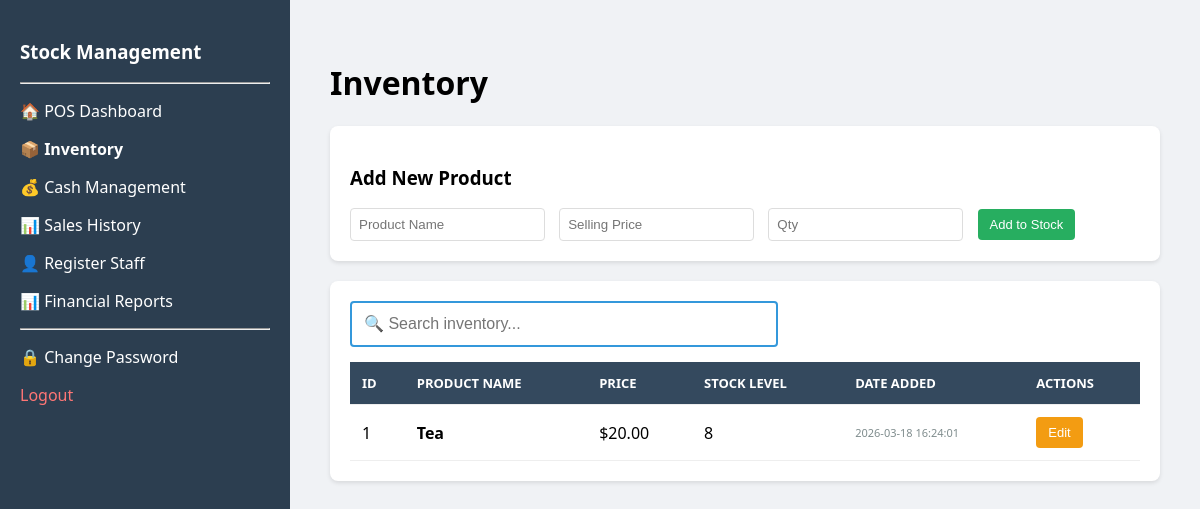
Before: /inventory (signed in) with the older database file.
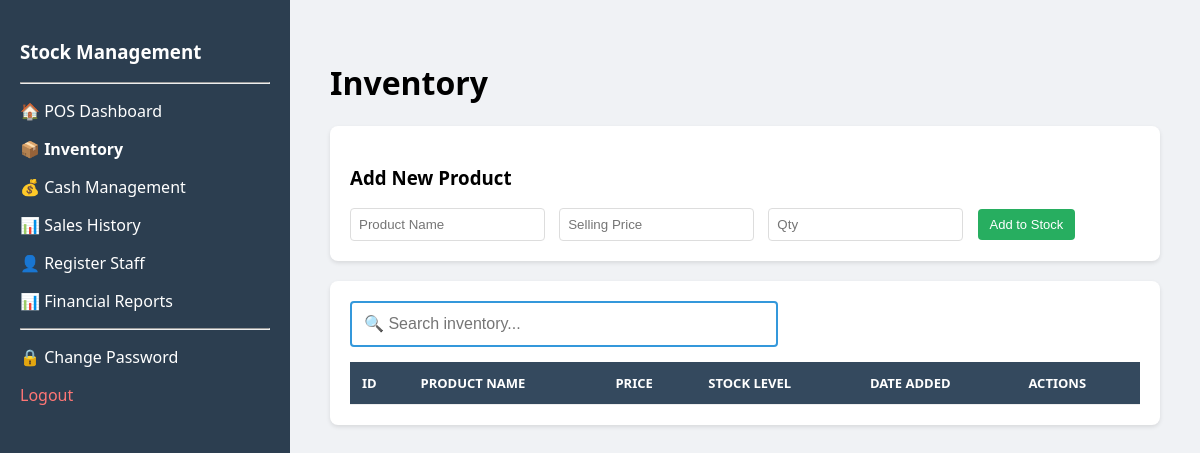
After: the same page with the newer database file.
### tables this page shows
CREATE TABLE products (
            id INTEGER PRIMARY KEY AUTOINCREMENT, 
            name TEXT NOT NULL, 
            sell_price REAL NOT NULL, 
            quantity INTEGER NOT NULL CHECK(quantity >= 0),
            min_stock_level INTEGER DEFAULT 5,
            date_added DATETIME DEFAULT CURRENT_TIMESTAMP);

### app.py (the view)
@app.route("/inventory")
@login_required
def inventory():
    db = get_db()
    products = db.execute("SELECT * FROM products").fetchall()
    total_val = sum(p['sell_price'] * p['quantity'] for p in products)
    return render_template("inventory.html", products=products, total_value=total_val)

### app.py (called while the page is built)
def get_db():
    if 'db' not in g:
        g.db = sqlite3.connect(DATABASE)
        g.db.row_factory = sqlite3.Row
        g.db.execute("PRAGMA foreign_keys = ON")
    return g.db

@app.teardown_appcontext
def close_connection(exception):
    db = g.pop('db', None)
    if db is not None:
        db.close()

def login_required(f):
    @wraps(f)
    def decorated_function(*args, **kwargs):
        if 'user' not in session:
            return redirect(url_for('login'))
        return f(*args, **kwargs)
    return decorated_function

### templates/inventory.html (shortened to what this page needs)
<!DOCTYPE html>
<html>
<head>
</head>
<body>
    <div class="sidebar">
        <h3>Stock Management</h3>
        <hr>
        <a href="/dashboard" style="color:white; text-decoration: none;"><p>🏠 POS Dashboard</p></a>
        <p><strong>📦 Inventory</strong></p>
        {% if session['role'] == 'Admin' %}
            <a href="/cash" style="color:white; text-decoration: none;"><p>💰 Cash Management</p></a>
            <a href="/sales" style="color:white; text-decoration: none;"><p>📊 Sales History</p></a>
            <a href="/register" style="color:white; text-decoration: none;"><p>👤 Register Staff</p></a>
            <a href="/reports" style="color:white; text-decoration: none;"><p>📊 Financial Reports</p></a>
        {% endif %}
        <hr>
        <a href="/change_password" style="color:white; text-decoration: none;"><p>🔒 Change Password</p></a>
        <a href="/logout" style="color:#ff7675; text-decoration: none;">Logout</a>
    </div>
    <div class="main">
        <h1> Inventory</h1>
        {% if session['role'] == 'Admin' %}
        <div class="card">
            <h3>Add New Product</h3>
            <form action="/add_product" method="POST">
                <input type="text" name="name" placeholder="Product Name" required>
                <input type="number" step="0.01" name="price" placeholder="Selling Price" required>
                <input type="number" name="quantity" placeholder="Qty" required>
                <button type="submit" class="btn bg-green">Add to Stock</button>
            </form>
        </div>
        {% endif %}
        <div class="card">
            <div class="search-container">
                <input type="text" id="inventorySearch" class="search-input" placeholder="🔍 Search inventory...">
            </div>
            <table id="inventoryTable">
                <thead>
                    <tr>
                        <th>ID</th>
                        <th>Product Name</th>
                        <th>Price</th>
                        <th>Stock Level</th>
                        <th>Date Added</th>
                        {% if session['role'] == 'Admin' %}<th>Actions</th>{% endif %}
                    </tr>
                </thead>
                <tbody>
                    {% for product in products %}
                    <tr class="product-row">
                        <td>{{ product.id }}</td>
                        <td class="product-name"><strong>{{ product.name }}</strong></td>
                        <td>${{ "{:.2f}".format(product.sell_price) }}</td>
                        <td>{{ product.quantity }}</td>
                        <td class="timestamp">{{ product.date_added }}</td>
                        {% if session['role'] == 'Admin' %}
                        <td>
                            <button class="btn bg-orange" onclick="editProduct('{{ product.id }}', '{{ product.name }}', '{{ product.sell_price }}', '{{ product.quantity }}')">Edit</button>
                        </td>
                        {% endif %}
                    </tr>
                    {% endfor %}
                </tbody>
            </table>
        </div>
    </div>
</body>
</html>

Changed rows visible on the page:
removed products: id "1", name "Tea", sell_price "20.00", quantity "8", date_added "2026-03-18 16:24:01"
